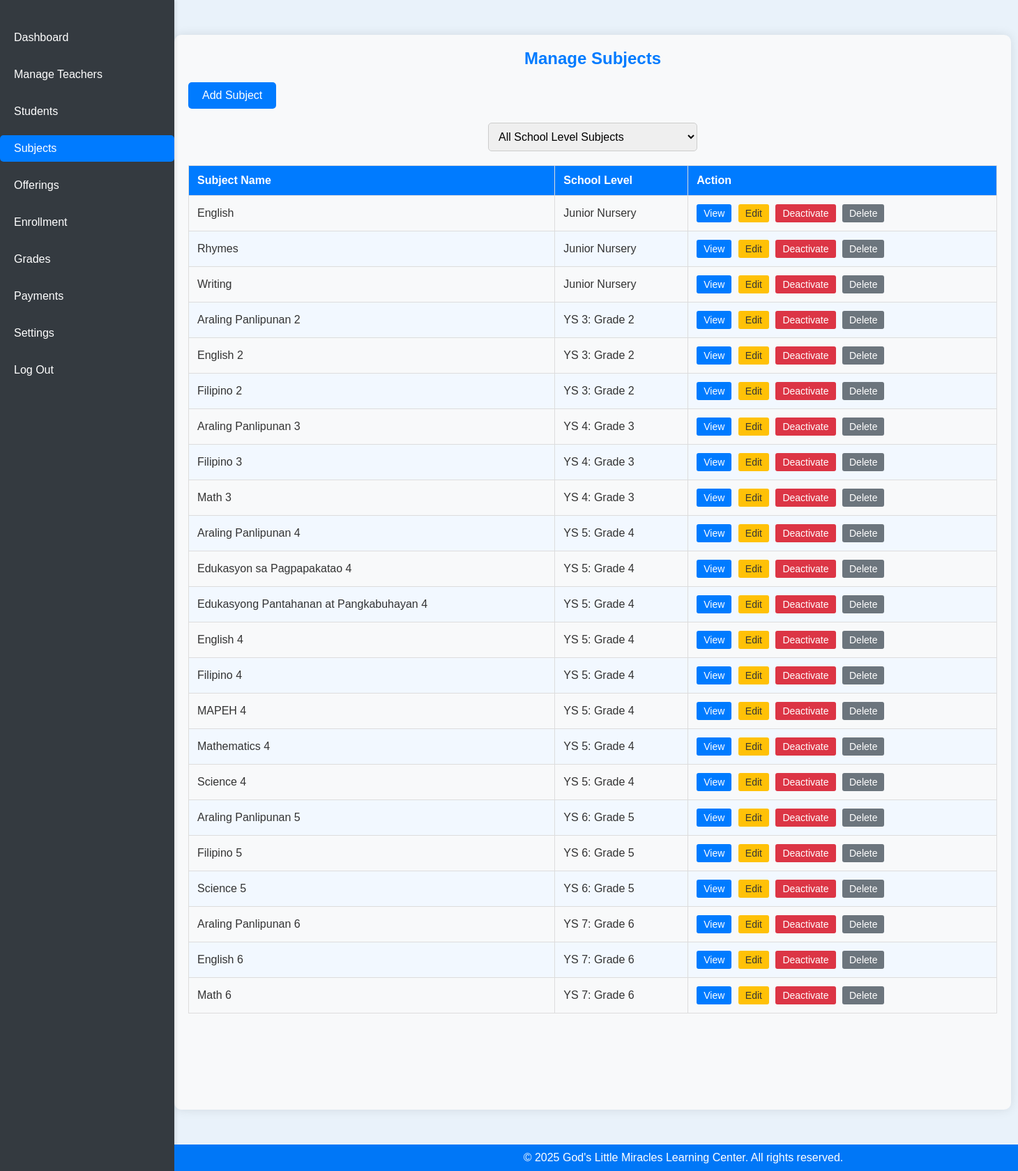
Before: /admin/manage_subjects.php (signed in) with the older database file.
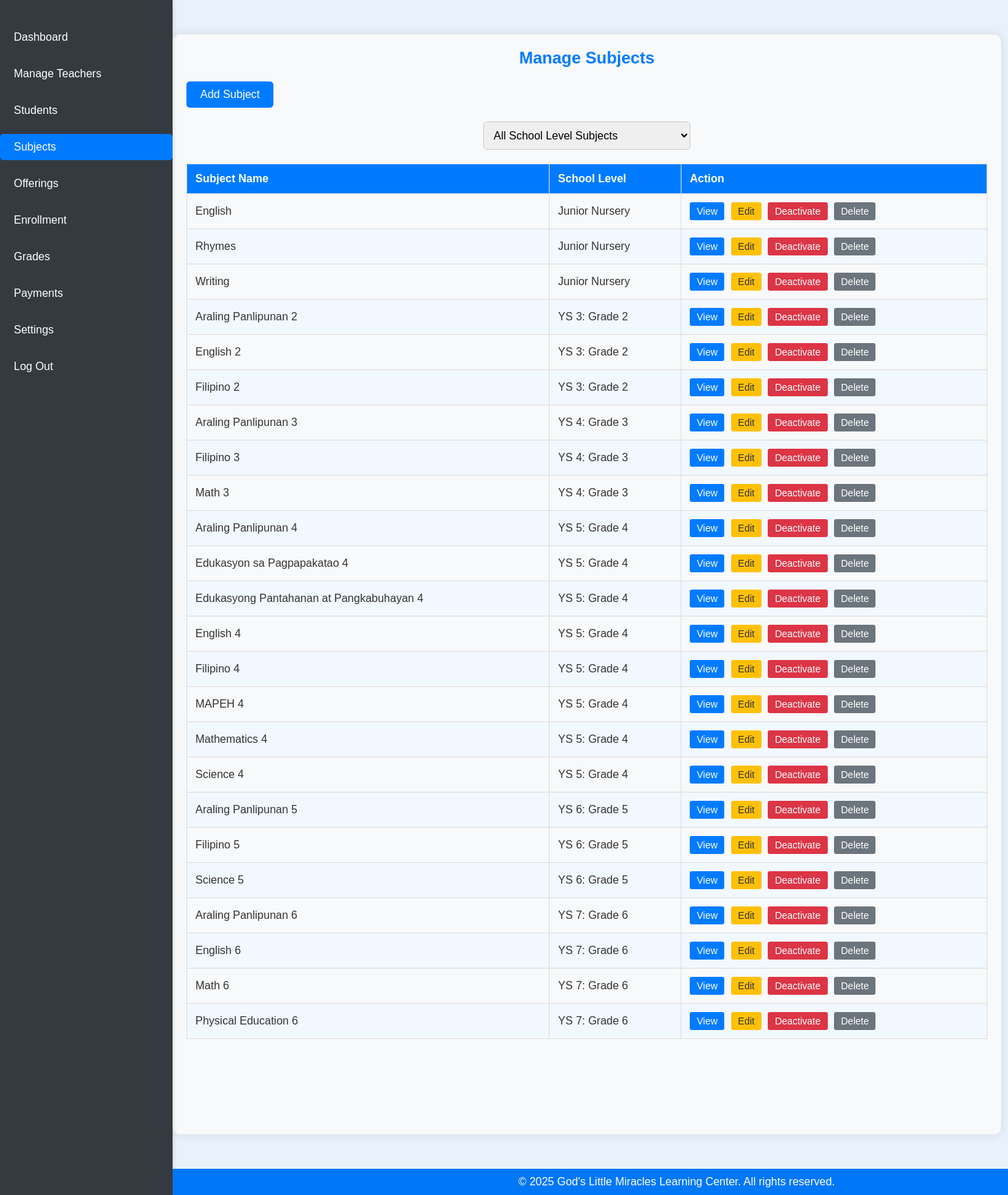
After: the same page with the newer database file.
### tables this page shows
CREATE TABLE `subjects` (
  `SubjectID` int(11) NOT NULL,
  `SubjectName` varchar(100) DEFAULT NULL,
  `Description` text DEFAULT NULL,
  `SubjectSchoolLevel` varchar(255) DEFAULT NULL,
  `IsActive` tinyint(1) DEFAULT 1,
  `CreatedAt` timestamp NOT NULL DEFAULT current_timestamp(),
  `UpdatedAt` timestamp NOT NULL DEFAULT current_timestamp() ON UPDATE current_timestamp()
);

### admin/manage_subjects.php (the view, shortened to what this page needs)
<?php
require_once '../includes/config.php';
$subjects = [];
$sql = "SELECT SubjectID, SubjectName, SubjectSchoolLevel, IsActive FROM subjects";
$sql .= " ORDER BY SubjectSchoolLevel, SubjectName";
if ($stmt = $pdo->prepare($sql)) {
    if ($stmt->execute()) {
        $subjects = $stmt->fetchAll(PDO::FETCH_ASSOC);
    } else {
        echo "Oops! Something went wrong. Please try again later.";
    }
}
?>
<!DOCTYPE html>
<html lang="en">
<head>
    <link rel="stylesheet" href="../css/teacher_style.css">
</head>
<body>
    <?php include 'sidebar.php'; ?>
    <div class="admin-content">
        <h2>Manage Subjects</h2>
        <a href="add_subject.php" class="btn">Add Subject</a>
        <form action="<?php echo htmlspecialchars($_SERVER["PHP_SELF"]); ?>" method="post">
            <select name="schoolLevelFilter" onchange="this.form.submit()">
                <option value="">All School Level Subjects</option>
            </select>
        </form>
        <table>
            <thead>
                <tr>
                    <th>Subject Name</th>
                    <th>School Level</th>
                    <th>Action</th>
                </tr>
            </thead>
            <tbody>
            <?php foreach ($subjects as $subject): ?>
            <tr>
                <td><?php echo htmlspecialchars($subject['SubjectName']); ?></td>
                <td><?php echo htmlspecialchars($subject['SubjectSchoolLevel']); ?></td>
                <td>
                    <a href="view_subject.php?id=<?php echo $subject['SubjectID']; ?>" class="view">View</a>
                    <a href="edit_subject.php?id=<?php echo $subject['SubjectID']; ?>" class="edit">Edit</a>
                    <?php if ($subject['IsActive']): ?>
                        <a href="deactivate_subject.php?id=<?php echo $subject['SubjectID']; ?>" class="deactivate">Deactivate</a>
                    <?php else: ?>
                        <a href="activate_subject.php?id=<?php echo $subject['SubjectID']; ?>" class="activate">Activate</a>
                    <?php endif; ?>
                    <a href="delete_subject.php?id=<?php echo $subject['SubjectID']; ?>" class="delete" onclick="return confirm('Are you sure you want to delete this subject? Deletion is not allowed if there are offerings associated with it.');">Delete</a>
                </td>
            </tr>
            <?php endforeach; ?>
            </tbody>
        </table>
    </div>
    <?php require_once '../includes/footer.php'; ?>
</body>
</html>

Changed rows visible on the page:
added subjects: SubjectName "Physical Education 6", SubjectSchoolLevel "YS 7: Grade 6"
